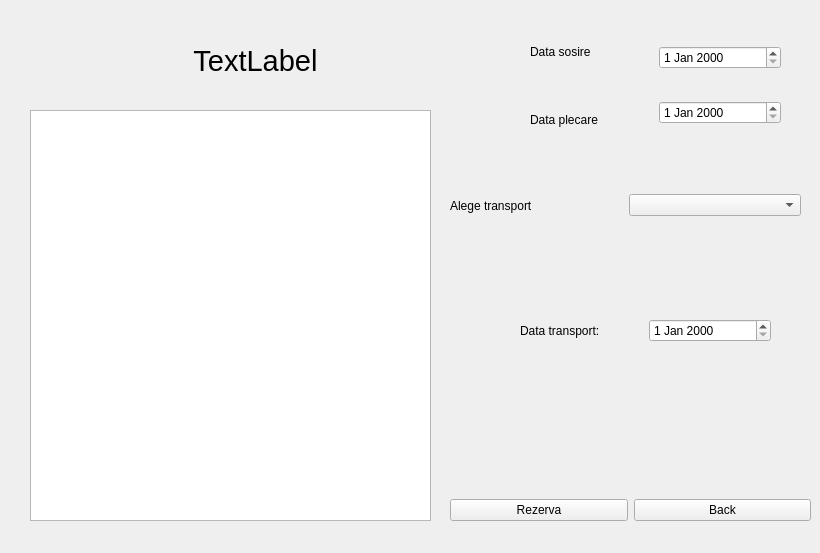
<?xml version="1.0" encoding="UTF-8"?>
<ui version="4.0">
 <class>locatiemenu</class>
 <widget class="QWidget" name="locatiemenu">
  <property name="geometry">
   <rect>
    <x>0</x>
    <y>0</y>
    <width>820</width>
    <height>553</height>
   </rect>
  </property>
  <property name="windowTitle">
   <string>Form</string>
  </property>
  <widget class="QLabel" name="LocName">
   <property name="geometry">
    <rect>
     <x>30</x>
     <y>30</y>
     <width>451</width>
     <height>61</height>
    </rect>
   </property>
   <property name="font">
    <font>
     <pointsize>22</pointsize>
    </font>
   </property>
   <property name="text">
    <string>TextLabel</string>
   </property>
   <property name="alignment">
    <set>Qt::AlignCenter</set>
   </property>
  </widget>
  <widget class="QTextBrowser" name="desc">
   <property name="geometry">
    <rect>
     <x>30</x>
     <y>110</y>
     <width>401</width>
     <height>411</height>
    </rect>
   </property>
  </widget>
  <widget class="QWidget" name="layoutWidget">
   <property name="geometry">
    <rect>
     <x>450</x>
     <y>170</y>
     <width>351</width>
     <height>71</height>
    </rect>
   </property>
   <layout class="QHBoxLayout" name="horizontalLayout">
    <item>
     <widget class="QLabel" name="label_3">
      <property name="text">
       <string>Alege transport</string>
      </property>
     </widget>
    </item>
    <item>
     <widget class="QComboBox" name="comboBox"/>
    </item>
   </layout>
  </widget>
  <widget class="QWidget" name="layoutWidget">
   <property name="geometry">
    <rect>
     <x>520</x>
     <y>290</y>
     <width>251</width>
     <height>81</height>
    </rect>
   </property>
   <layout class="QHBoxLayout" name="horizontalLayout_2">
    <item>
     <widget class="QLabel" name="label_4">
      <property name="text">
       <string>Data transport:</string>
      </property>
     </widget>
    </item>
    <item>
     <widget class="QDateEdit" name="dateEdit_3"/>
    </item>
   </layout>
  </widget>
  <widget class="QWidget" name="layoutWidget">
   <property name="geometry">
    <rect>
     <x>450</x>
     <y>480</y>
     <width>361</width>
     <height>61</height>
    </rect>
   </property>
   <layout class="QHBoxLayout" name="horizontalLayout_3">
    <item>
     <widget class="QPushButton" name="pushButton_2">
      <property name="text">
       <string>Rezerva</string>
      </property>
     </widget>
    </item>
    <item>
     <widget class="QPushButton" name="pushButton">
      <property name="text">
       <string>Back</string>
      </property>
     </widget>
    </item>
   </layout>
  </widget>
  <widget class="QWidget" name="layoutWidget">
   <property name="geometry">
    <rect>
     <x>530</x>
     <y>20</y>
     <width>251</width>
     <height>131</height>
    </rect>
   </property>
   <layout class="QHBoxLayout" name="horizontalLayout_4">
    <item>
     <layout class="QVBoxLayout" name="verticalLayout">
      <item>
       <widget class="QLabel" name="label">
        <property name="text">
         <string>Data sosire</string>
        </property>
       </widget>
      </item>
      <item>
       <widget class="QLabel" name="label_2">
        <property name="text">
         <string>Data plecare</string>
        </property>
       </widget>
      </item>
     </layout>
    </item>
    <item>
     <layout class="QVBoxLayout" name="verticalLayout_2">
      <item>
       <widget class="QDateEdit" name="dateEdit"/>
      </item>
      <item>
       <widget class="QDateEdit" name="dateEdit_2"/>
      </item>
     </layout>
    </item>
   </layout>
  </widget>
 </widget>
 <resources/>
 <connections/>
</ui>
